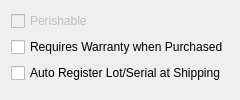
       <widget class="QWidget" name="_expireTab">
        <attribute name="title">
         <string>Expiration</string>
        </attribute>
        <layout class="QGridLayout" name="gridLayout_9">
         <item row="0" column="0">
          <layout class="QVBoxLayout" name="verticalLayout_3">
           <item>
            <widget class="QCheckBox" name="_perishable">
             <property name="enabled">
              <bool>false</bool>
             </property>
             <property name="text">
              <string>Perishable</string>
             </property>
            </widget>
           </item>
           <item>
            <widget class="QCheckBox" name="_purchWarranty">
             <property name="text">
              <string>Requires Warranty when Purchased</string>
             </property>
            </widget>
           </item>
           <item>
            <widget class="QCheckBox" name="_autoRegister">
             <property name="text">
              <string>Auto Register Lot/Serial at Shipping</string>
             </property>
            </widget>
           </item>
           <item>
            <spacer name="verticalSpacer_3">
             <property name="orientation">
              <enum>Qt::Vertical</enum>
             </property>
             <property name="sizeHint" stdset="0">
              <size>
               <width>20</width>
               <height>0</height>
              </size>
             </property>
            </spacer>
           </item>
          </layout>
         </item>
         <item row="0" column="1">
          <spacer>
           <property name="orientation">
            <enum>Qt::Horizontal</enum>
           </property>
           <property name="sizeType">
            <enum>QSizePolicy::Expanding</enum>
           </property>
           <property name="sizeHint" stdset="0">
            <size>
             <width>0</width>
             <height>17</height>
            </size>
           </property>
          </spacer>
         </item>
        </layout>
       </widget>
